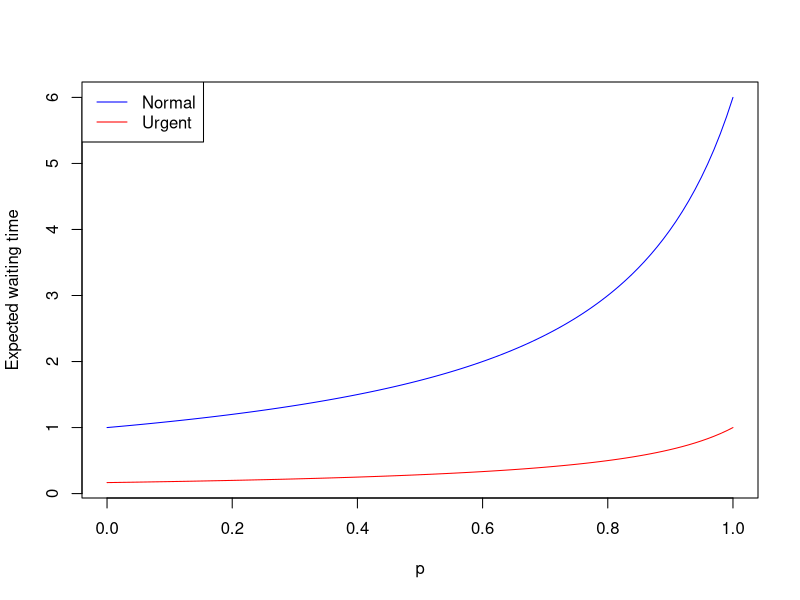

The R source for this figure:
## ---- chunk 1
library(knitr)
knitr::opts_chunk$set(echo = TRUE,tidy=TRUE,message=FALSE,warning=FALSE,strip.white=TRUE,prompt=FALSE,
                      cache=TRUE, size="scriptsize",fig.width=4, fig.height=3,fig.align = "center")
## ---- chunk 2
lambda = 5
mu = 0.1*60    #Minutes to hours
n = 50

simulate_UCC <- function(lambda,mu,p){
  U = c(0)  #List containing number of urgent patients for each n
  Q = c(0)  #List containing number of "normal" patients for each n
  X = c(0)  #List containing total number of patients
  
  #Defining entering and leaving times
  
  U_entertime = c()
  N_entertime = c()
  
  U_leavetime = c()
  N_leavetime = c()
  
  for(i in 1:n){
    state = tail(X,1)
    if(state == 0){ #No patients in UVV
      times = c(times, (tail(times,1) + rexp(n=1, rate=lambda))) #Time of entering for next person
      X = c(X, tail(X,1)+1) #Total people increment
      q = runif(1)
      #Checking if urgent or normal
      if(q < p){
        #TRUE -> urgent case
        U = c(U, tail(U,1)+1) #Adding urgent person
        U_entertime = c(U_entertime, tail(times,1)) #Adding time of entering
      }
      else{
        #FALSE -> normal case
        N = c(N, tail(N,1)+1) #Adding normal person
        N_entertime = c(N_entertime, tail(times,1)) #Adding time of entering
      }
    }
    else{
      
    }
  }
}


#to be continued
## ---- chunk 3
mu = 0.1*60    #Minutes to hours
lambda = 5


W_U <- function(p){
  return(1/(mu-p*lambda))
}

W_N <- function(p){
  return(mu/((mu-lambda)*(mu - p*lambda)))
}

P = seq(0, 1, length.out = 100)
WU = W_U(P)
WN = W_N(P)

plot(NULL, NULL, xlim=c(0, 1), ylim=c(min(c(WU, WN)) , max(c(WU, WN))), xlab="p", ylab="Expected waiting time")
  #Creates a figure and makes labels and titles.
  lines(P, WU, col="red")
  lines(P, WN, col="blue")
  legend(x="topleft", legend=c("Normal", "Urgent"), col=c("blue", "red"), lty=1:1)

